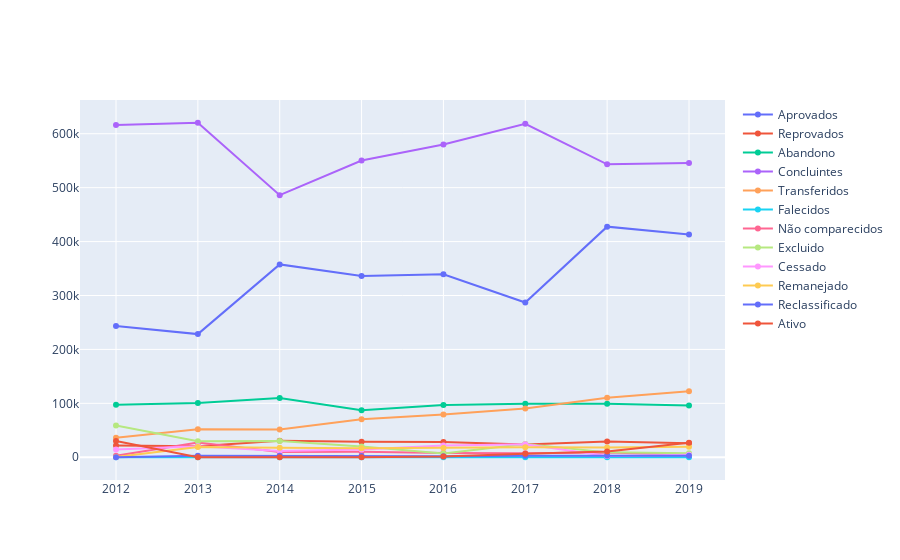

Notebook source saved alongside this figure:
### Code cell
import plotly.express as px

columns = ['AN_LETIVO', 'SIT_AL_APROV', 'SIT_AL_REPROV', 'SIT_AL_ABAND', 'SIT_AL_CONCL', 'SIT_AL_TRANSF', 'SIT_AL_FALEC', 'SIT_AL_NCOM', 'SIT_AL_EXCL', 'SIT_AL_CES', 'SIT_AL_REMAN', 'SIT_AL_RECLAS', 'SIT_AL_ATIVO']
labels = ['Aprovados', 'Reprovados', 'Abandono', 'Concluintes', 'Transferidos', 'Falecidos', 'Não comparecidos', 'Excluido', 'Cessado', 'Remanejado', 'Reclassificado', 'Ativo']

df = pd.DataFrame(columns=columns)

df['AN_LETIVO'] = y['AN_LETIVO'].unique()

for column in columns[1:]:
    df[column] = list([np.sum(y.loc[y['AN_LETIVO'] == 2019][column]), np.sum(y.loc[y['AN_LETIVO'] == 2018][column]), np.sum(y.loc[y['AN_LETIVO'] == 2017][column]), np.sum(y.loc[y['AN_LETIVO'] == 2016][column]), np.sum(y.loc[y['AN_LETIVO'] == 2015][column]), np.sum(y.loc[y['AN_LETIVO'] == 2014][column]), np.sum(y.loc[y['AN_LETIVO'] == 2013][column]), np.sum(y.loc[y['AN_LETIVO'] == 2012][column])])

fig = go.Figure()
for i, column in enumerate(columns[1:]):
    fig.add_trace(go.Scatter(x=df["AN_LETIVO"], y=df[column], name=labels[i],
                        text=labels[i],
                        hoverinfo='text+y',
                        line_shape='linear'))
fig.show()

### Figure 1 — Plotly figure (JSON) as saved in the notebook; plotly's stock layout.template omitted (floating-point values rounded to 4 significant figures)
{"data": [{"hoverinfo": "text+y", "line": {"shape": "linear"}, "name": "Aprovados", "text": "Aprovados", "type": "scatter", "x": [2019, 2018, 2017, 2016, 2015, 2014, 2013, 2012], "y": [413079, 427675, 286997, 339176, 336083, 357688, 228435, 243528]}, {"hoverinfo": "text+y", "line": {"shape": "linear"}, "name": "Reprovados", "text": "Reprovados", "type": "scatter", "x": [2019, 2018, 2017, 2016, 2015, 2014, 2013, 2012], "y": [25877, 29410, 23687, 28351, 28642, 30788, 20453, 21974]}, {"hoverinfo": "text+y", "line": {"shape": "linear"}, "name": "Abandono", "text": "Abandono", "type": "scatter", "x": [2019, 2018, 2017, 2016, 2015, 2014, 2013, 2012], "y": [95939, 99153, 99470, 96781, 87118, 109910, 100547, 97621]}, {"hoverinfo": "text+y", "line": {"shape": "linear"}, "name": "Concluintes", "text": "Concluintes", "type": "scatter", "x": [2019, 2018, 2017, 2016, 2015, 2014, 2013, 2012], "y": [545677, 543220, 618281, 580115, 550346, 486061, 620358, 616182]}, {"hoverinfo": "text+y", "line": {"shape": "linear"}, "name": "Transferidos", "text": "Transferidos", "type": "scatter", "x": [2019, 2018, 2017, 2016, 2015, 2014, 2013, 2012], "y": [122435, 110392, 90490, 79252, 70340, 51504, 51977, 36348]}, {"hoverinfo": "text+y", "line": {"shape": "linear"}, "name": "Falecidos", "text": "Falecidos", "type": "scatter", "x": [2019, 2018, 2017, 2016, 2015, 2014, 2013, 2012], "y": [155, 198, 182, 165, 162, 143, 151, 152]}, {"hoverinfo": "text+y", "line": {"shape": "linear"}, "name": "Não comparecidos", "text": "Não comparecidos", "type": "scatter", "x": [2019, 2018, 2017, 2016, 2015, 2014, 2013, 2012], "y": [4773, 8657, 7436, 8023, 10124, 9860, 27373, 2890]}, {"hoverinfo": "text+y", "line": {"shape": "linear"}, "name": "Excluido", "text": "Excluido", "type": "scatter", "x": [2019, 2018, 2017, 2016, 2015, 2014, 2013, 2012], "y": [7335, 9082, 24603, 7169, 19740, 30354, 29886, 58753]}, {"hoverinfo": "text+y", "line": {"shape": "linear"}, "name": "Cessado", "text": "Cessado", "type": "scatter", "x": [2019, 2018, 2017, 2016, 2015, 2014, 2013, 2012], "y": [4715, 2522, 24351, 21941, 14354, 11603, 20427, 14270]}, {"hoverinfo": "text+y", "line": {"shape": "linear"}, "name": "Remanejado", "text": "Remanejado", "type": "scatter", "x": [2019, 2018, 2017, 2016, 2015, 2014, 2013, 2012], "y": [19560, 18229, 18538, 17249, 16731, 17790, 19165, 533]}, {"hoverinfo": "text+y", "line": {"shape": "linear"}, "name": "Reclassificado", "text": "Reclassificado", "type": "scatter", "x": [2019, 2018, 2017, 2016, 2015, 2014, 2013, 2012], "y": [3035, 3331, 2661, 1880, 2237, 2647, 2593, 33]}, {"hoverinfo": "text+y", "line": {"shape": "linear"}, "name": "Ativo", "text": "Ativo", "type": "scatter", "x": [2019, 2018, 2017, 2016, 2015, 2014, 2013, 2012], "y": [26823, 10898, 6502, 1434, 37, 164, 47, 30227]}], "layout": {}}
